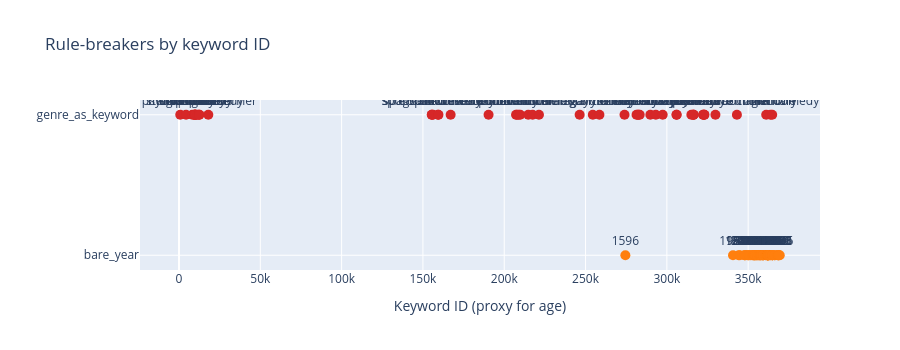

Here is the notebook cell this chart was saved with:
### Code cell
# ── Rule-breaker deep dive: genre violations ────────────────────────────────
# Show how many IDs per genre word — higher = used more 'wrongly'
rule_break_df = df[df["keyword_type"].isin(["genre_as_keyword"])].copy()
rule_break_df["label"] = rule_break_df["name"] + " (id=" + rule_break_df["tmdb_keyword_id"].astype(str) + ")"

# Also flag bare year keywords alongside genre violations
year_flag = df[df["name"].str.match(r"^\d{4}$")].copy()
year_flag["keyword_type"] = "bare_year"
year_flag["label"] = year_flag["name"]

combined = pd.concat([rule_break_df, year_flag], ignore_index=True)

fig = px.scatter(
    combined,
    x="tmdb_keyword_id",
    y="keyword_type",
    text="name",
    color="keyword_type",
    color_discrete_map={"genre_as_keyword": "#d62728", "bare_year": "#ff7f0e"},
    title="Rule-breakers by keyword ID",
    labels={"tmdb_keyword_id": "Keyword ID (proxy for age)", "keyword_type": ""},
    height=350,
)
fig.update_traces(textposition="top center", marker_size=10)
fig.update_layout(showlegend=False)
fig.show()

### Figure 1 — Plotly figure (JSON) as saved in the notebook; plotly's stock layout.template omitted (floating-point values rounded to 4 significant figures)
{"data": [{"hovertemplate": "=%{y}<br>Keyword ID (proxy for age)=%{x}<br>name=%{text}<extra></extra>", "legendgroup": "genre_as_keyword", "marker": {"color": "#d62728", "size": 10, "symbol": "circle"}, "mode": "markers+text", "name": "genre_as_keyword", "orientation": "h", "showlegend": true, "text": ["martial arts", "musical", "satire", "stand-up comedy", "parody", "film noir", "romance", "sexploitation", "dark comedy", "grindhouse", "slasher", "psychological thriller", "family", "screwball comedy", "softcore", "spaghetti western", "sports documentary", "pink film", "road movie", "erotic movie", "neo-noir", "erotic thriller", "mockbuster", "political thriller", "courtroom drama", "buddy film", "nature documentary", "music documentary", "legal thriller", "gay theme", "war", "science fiction", "documentary", "history", "music", "boys' love (bl)", "fantasy", "animation", "western", "social drama", "horror", "mystery", "thriller", "drama", "comedy", "action", "adventure", "crime", "supernatural thriller", "concert documentary", "giallo", "romantic comedy", "tv movie"], "textposition": "top center", "type": "scatter", "x": [779, 4344, 8201, 9716, 9755, 9807, 9840, 10053, 10123, 11532, 12339, 12565, 18035, 155457, 155477, 156212, 159290, 159551, 167043, 190370, 207268, 207767, 208879, 209817, 214780, 217452, 221355, 246377, 254459, 258533, 273967, 281358, 282080, 282633, 283297, 289844, 293198, 297442, 305941, 306007, 315058, 316332, 316362, 316421, 322268, 322496, 322942, 323114, 329866, 343074, 361094, 363715, 364776], "xaxis": "x", "y": ["genre_as_keyword", "genre_as_keyword", "genre_as_keyword", "genre_as_keyword", "genre_as_keyword", "genre_as_keyword", "genre_as_keyword", "genre_as_keyword", "genre_as_keyword", "genre_as_keyword", "genre_as_keyword", "genre_as_keyword", "genre_as_keyword", "genre_as_keyword", "genre_as_keyword", "genre_as_keyword", "genre_as_keyword", "genre_as_keyword", "genre_as_keyword", "genre_as_keyword", "genre_as_keyword", "genre_as_keyword", "genre_as_keyword", "genre_as_keyword", "genre_as_keyword", "genre_as_keyword", "genre_as_keyword", "genre_as_keyword", "genre_as_keyword", "genre_as_keyword", "genre_as_keyword", "genre_as_keyword", "genre_as_keyword", "genre_as_keyword", "genre_as_keyword", "genre_as_keyword", "genre_as_keyword", "genre_as_keyword", "genre_as_keyword", "genre_as_keyword", "genre_as_keyword", "genre_as_keyword", "genre_as_keyword", "genre_as_keyword", "genre_as_keyword", "genre_as_keyword", "genre_as_keyword", "genre_as_keyword", "genre_as_keyword", "genre_as_keyword", "genre_as_keyword", "genre_as_keyword", "genre_as_keyword"], "yaxis": "y"}, {"hovertemplate": "=%{y}<br>Keyword ID (proxy for age)=%{x}<br>name=%{text}<extra></extra>", "legendgroup": "bare_year", "marker": {"color": "#ff7f0e", "size": 10, "symbol": "circle"}, "mode": "markers+text", "name": "bare_year", "orientation": "h", "showlegend": true, "text": ["1596", "1984", "1683", "1836", "8485", "3124", "2023", "3001", "1927", "3199", "2002", "1982", "1940", "1968", "2011", "1974", "1969", "2022", "1904", "1860", "1931", "1932", "2018", "2014", "2024", "1955", "1965", "1903", "1942", "1999", "1914", "1915", "1863", "6767", "1970", "1922", "1985", "1874", "1854", "2005", "1971", "1986", "1873", "1967", "1945", "2025", "2003", "1989", "1905", "1936", "1941", "1949", "1948", "1943", "1910", "1960", "2001", "1973", "2026", "2006"], "textposition": "top center", "type": "scatter", "x": [274483, 340680, 344155, 344889, 347788, 347803, 348421, 349666, 350251, 350470, 351477, 352452, 353159, 353335, 353726, 353804, 354037, 354463, 354587, 355395, 355435, 355436, 356392, 356594, 357132, 357284, 357464, 357825, 358085, 358882, 359120, 359121, 359184, 359262, 360586, 361246, 361960, 361968, 361971, 361972, 361979, 362015, 362016, 362382, 362421, 362580, 362737, 363410, 363630, 364781, 364866, 364890, 364899, 366332, 366359, 368037, 368594, 368625, 368766, 369418], "xaxis": "x", "y": ["bare_year", "bare_year", "bare_year", "bare_year", "bare_year", "bare_year", "bare_year", "bare_year", "bare_year", "bare_year", "bare_year", "bare_year", "bare_year", "bare_year", "bare_year", "bare_year", "bare_year", "bare_year", "bare_year", "bare_year", "bare_year", "bare_year", "bare_year", "bare_year", "bare_year", "bare_year", "bare_year", "bare_year", "bare_year", "bare_year", "bare_year", "bare_year", "bare_year", "bare_year", "bare_year", "bare_year", "bare_year", "bare_year", "bare_year", "bare_year", "bare_year", "bare_year", "bare_year", "bare_year", "bare_year", "bare_year", "bare_year", "bare_year", "bare_year", "bare_year", "bare_year", "bare_year", "bare_year", "bare_year", "bare_year", "bare_year", "bare_year", "bare_year", "bare_year", "bare_year"], "yaxis": "y"}], "layout": {"height": 350, "legend": {"title": {"text": ""}, "tracegroupgap": 0}, "showlegend": false, "title": {"text": "Rule-breakers by keyword ID"}, "xaxis": {"anchor": "y", "domain": [0.0, 1.0], "title": {"text": "Keyword ID (proxy for age)"}}, "yaxis": {"anchor": "x", "categoryarray": ["bare_year", "genre_as_keyword"], "categoryorder": "array", "domain": [0.0, 1.0], "title": {"text": ""}}}}
